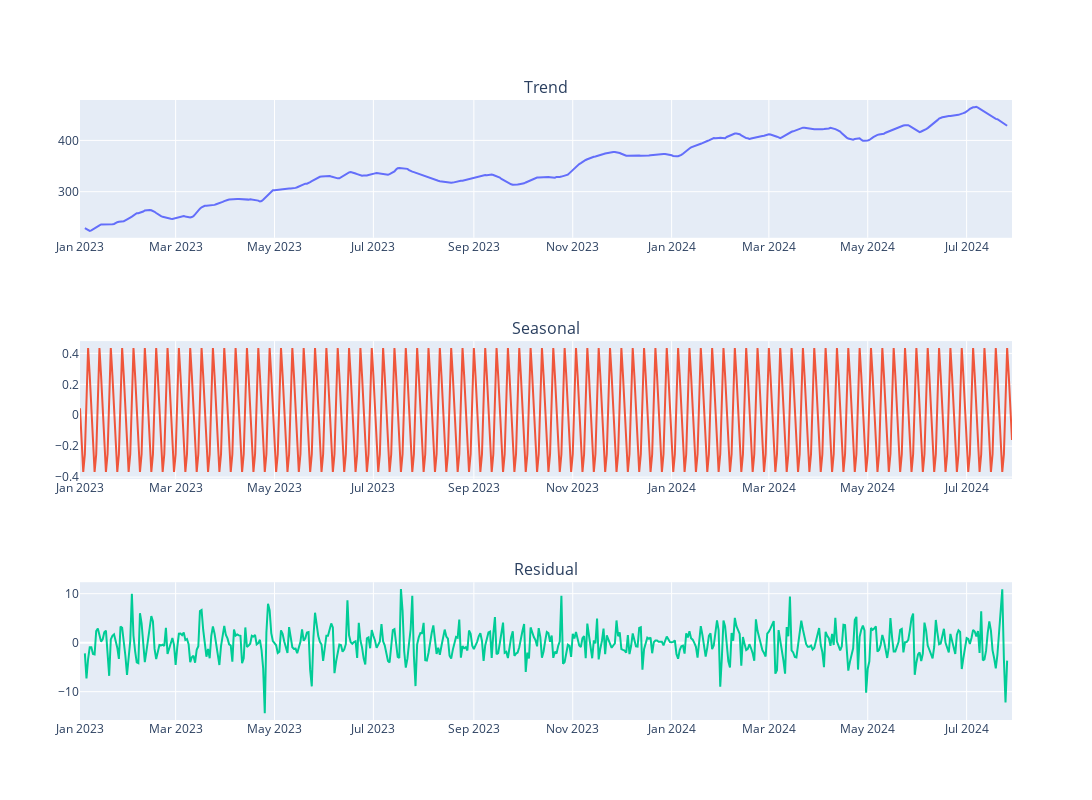

Notebook source saved alongside this figure:
### Code cell
cols = ["Trend", "Seasonal", "Residual"]

fig = make_subplots(rows=3, cols=1, subplot_titles=cols)

for i, col in enumerate(cols):
    fig.add_trace(
        go.Scatter(x=daily_24_msft_df.index, y=daily_24_msft_df[col]),
        row=i+1,
        col=1
        
    )

fig.update_layout(height=800, width=1200, showlegend=False)
fig.show()

### Figure 1 — Plotly figure (JSON) as saved in the notebook; plotly's stock layout.template omitted (floating-point values rounded to 4 significant figures; data arrays with more than 128 entries replaced by an {"elided": "..."} marker saying what was removed)
{"data": [{"type": "scatter", "x": {"elided": "576 str values"}, "xaxis": "x", "y": {"elided": "576 float values"}, "yaxis": "y"}, {"type": "scatter", "x": {"elided": "576 str values"}, "xaxis": "x2", "y": {"elided": "576 float values"}, "yaxis": "y2"}, {"type": "scatter", "x": {"elided": "576 str values"}, "xaxis": "x3", "y": {"elided": "576 float values"}, "yaxis": "y3"}], "layout": {"annotations": [{"font": {"size": 16}, "showarrow": false, "text": "Trend", "x": 0.5, "xanchor": "center", "xref": "paper", "y": 1, "yanchor": "bottom", "yref": "paper"}, {"font": {"size": 16}, "showarrow": false, "text": "Seasonal", "x": 0.5, "xanchor": "center", "xref": "paper", "y": 0.6111, "yanchor": "bottom", "yref": "paper"}, {"font": {"size": 16}, "showarrow": false, "text": "Residual", "x": 0.5, "xanchor": "center", "xref": "paper", "y": 0.2222, "yanchor": "bottom", "yref": "paper"}], "height": 800, "showlegend": false, "width": 1200, "xaxis": {"anchor": "y", "domain": [0, 1]}, "xaxis2": {"anchor": "y2", "domain": [0, 1]}, "xaxis3": {"anchor": "y3", "domain": [0, 1]}, "yaxis": {"anchor": "x", "domain": [0.7778, 1]}, "yaxis2": {"anchor": "x2", "domain": [0.3889, 0.6111]}, "yaxis3": {"anchor": "x3", "domain": [0, 0.2222]}}}
